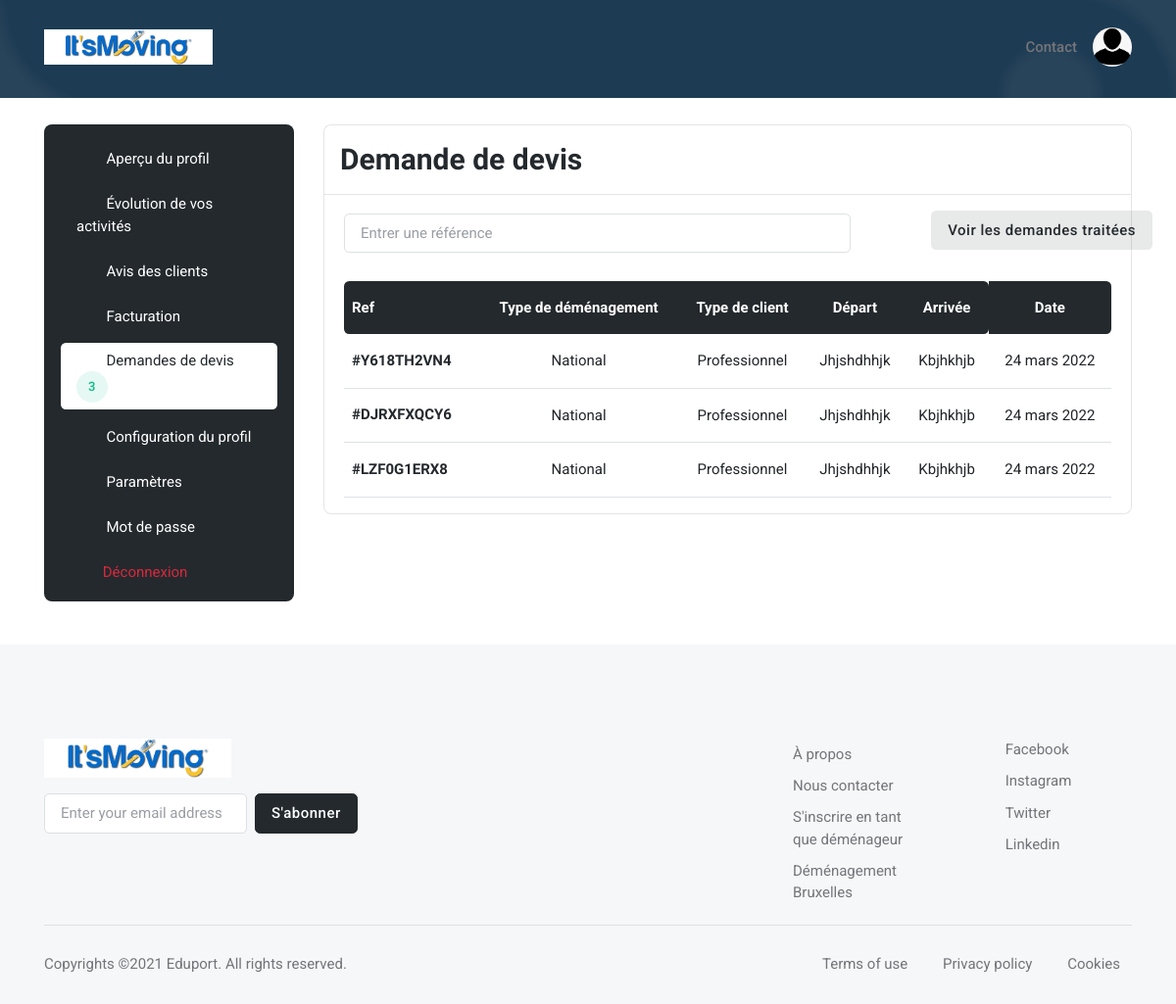
/user/quote_request/ (signed in), run on an earlier commit of the app's database.
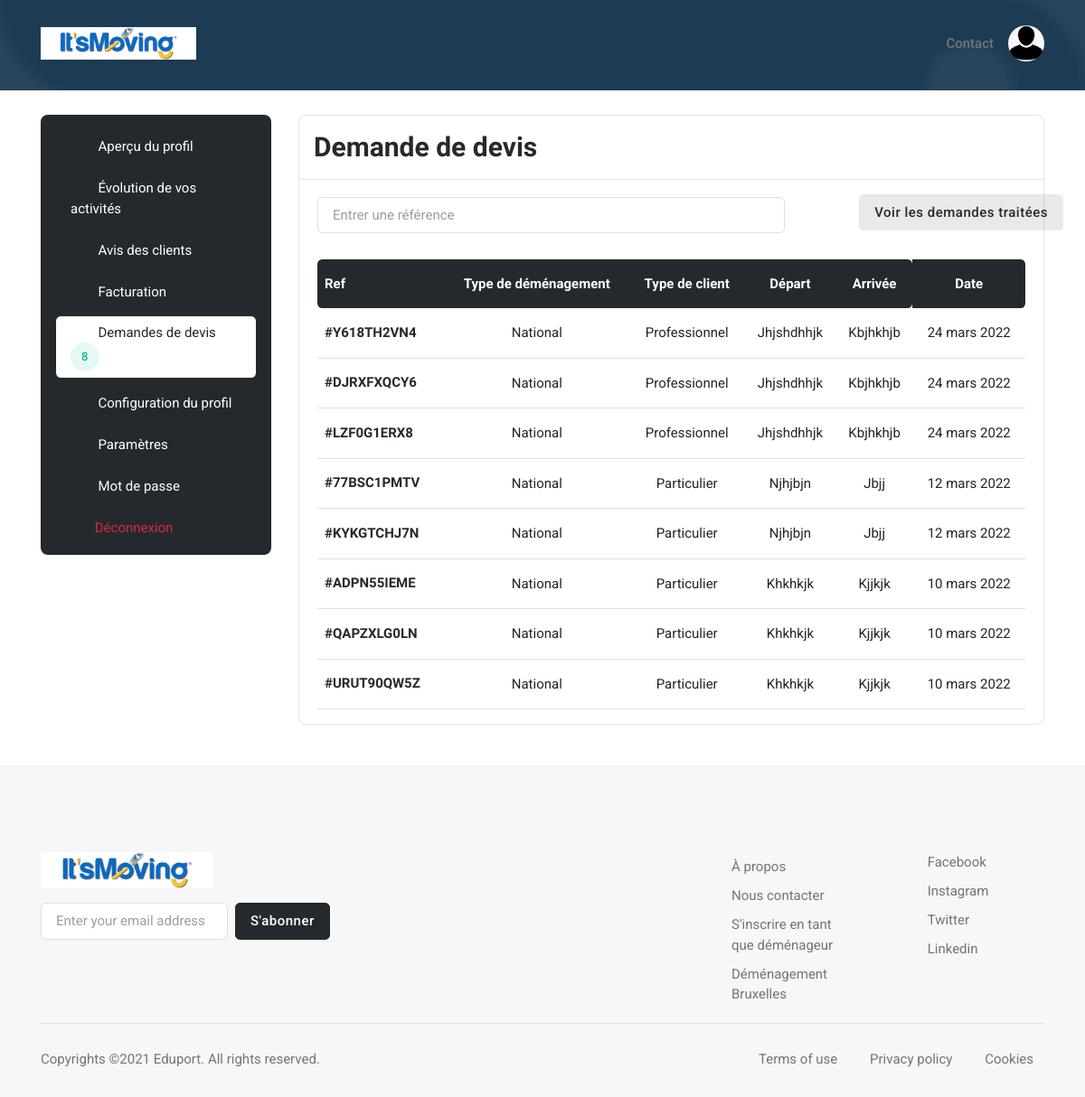
And on a later commit of the database.
### base_app/models.py (models this page shows, shortened)
class Mover_Quote_Request(models.Model):
    created = models.DateTimeField(auto_now_add=True)
    quote_request = models.ForeignKey(Quote_Request, on_delete=models.CASCADE)
    treated = models.BooleanField(default=False)
    rejected = models.BooleanField(default=False)
    mover = models.ForeignKey(Mover, on_delete=models.CASCADE)

class Quote_Request(models.Model):
    ref = models.CharField(max_length=30)
    country = models.ForeignKey(Country, on_delete=models.CASCADE, default="")
    City_Departure = models.CharField(max_length=300)
    Adresse_Departure = models.CharField(max_length=300)
    Postal_Code_Departure = models.IntegerField()
    Residence_Number_or_Name_Departure = models.CharField(max_length=300)
    Residence_Departure = models.CharField(max_length=300)
    Number_Room_Departure = models.IntegerField()
    Country_Arrival = models.CharField(max_length=300, default="")
    City_Arrival = models.CharField(max_length=300)
    Adresse_Arrival = models.CharField(max_length=300)
    Residence_Number_or_Name_Arrival = models.CharField(max_length=300)
    Postal_Code_Arrival = models.IntegerField()
    Residence_Arrival = models.CharField(max_length=300)
    packing_service = models.BooleanField(default=False)
    packaging_materials = models.BooleanField(default=False)
    furniture_assembly_disassembly = models.BooleanField(default=False)
    furniture_storage = models.BooleanField(default=False)
    Additional_informations = models.CharField(max_length=300)
    firstname = models.CharField(max_length=300, default="")
    lastname = models.CharField(max_length=300, default="")
    email = models.EmailField(default="")
    phone_number = models.CharField(max_length=30, default="")
    created = models.DateTimeField(auto_now_add=True)
    distributed = models.BooleanField(default=False)
    moving_date = models.DateTimeField(auto_now_add=False)
    moving_date1 = models.DateTimeField(auto_now_add=False)
    moving_date2 = models.DateTimeField(auto_now_add=False)
    moving_type1 = models.ForeignKey(Moving_Type1, on_delete=models.CASCADE)
    moving_type2 = models.ForeignKey(Moving_Type2, on_delete=models.CASCADE)

class Moving_Type1(models.Model):  # can be national opr international
    name = models.CharField(max_length=300)

class Moving_Type2(models.Model):  # can be 'particulier' or 'professionnel'
    name = models.CharField(max_length=300)

### user/views.py (the view, shortened to what this page needs)
# urls.py: path('quote_request/', views.quote_request, name='quote_request'),
@login_required
def quote_request(request):
    mover = Mover.objects.filter(user_id=request.user.id).last()
    mover_quote_requests = Mover_Quote_Request.objects.filter(mover_id=mover.id, treated=False, rejected=False)
    number_quote_request = Mover_Quote_Request.objects.filter(mover_id=mover.id, treated=False, rejected=False).count()
    return render(request, 'user/profile/quote_request.html', {'mover': mover, 'mover_quote_requests':
        mover_quote_requests, 'number_quote_request': number_quote_request})

### user/templates/user/profile/quote_request.html (shortened to what this page needs)
{% extends 'base_app/base.html' %}
{% load static %}
{% block main %}
    <section class="pt-0">
        <div class="container-fluid px-0">
            <div class="bg-blue h-100px h-md-100px rounded-0" style="background:url({% static 'base_app/assets/images/pattern/04.png' %}) no-repeat center center; background-size:cover;">
            </div>
        </div>
    </section>
	<section class="pt-2">
		<div class="container">
			<div class="row">
				<div class="col-xl-3">
					<nav class="navbar navbar-light navbar-expand-xl mx-0">
						<div class="offcanvas offcanvas-end" tabindex="-1" id="offcanvasNavbar" aria-labelledby="offcanvasNavbarLabel">
							<div class="offcanvas-body p-3 p-xl-0">
								<div class="bg-dark border rounded-3 pb-0 p-3 w-100">
									<div class="list-group list-group-dark list-group-borderless">
										<a class="list-group-item" href="{% url 'preview' %}"><i class="bi bi-person-lines-fill fa-fw me-2"></i>
											Aperçu du profil
										</a>
										<a class="list-group-item" href="{% url 'statistic' %}"><i class="bi bi-graph-up fa-fw me-2"></i>
                                            Évolution de vos activités
                                        </a>
                                        <a class="list-group-item" href="{% url 'reviews' %}"><i class="bi bi-star fa-fw me-2"></i>
                                            Avis des clients
                                        </a>
                                        <a class="list-group-item" href="{% url 'billing' %}"><i class="bi bi-wallet2 fa-fw me-2"></i>
                                            Facturation
                                        </a>
										<a class="list-group-item active" href="{% url 'quote_request' %}"><i class="bi bi-folder-check fa-fw me-2"></i>
											Demandes de devis
											{% if number_quote_request != 0 %}
												<span class="btn btn-sm btn-success-soft btn-round me-1 mb-0">
													{{number_quote_request}}
												</span>
											{% endif %}
										</a>
										<a class="list-group-item" href="{% url 'edit_profile' %}"><i class="bi bi-pencil-square fa-fw me-2"></i>
											Configuration du profil
										</a>
										<a class="list-group-item" href="{% url 'settings' %}"><i class="bi bi-gear fa-fw me-2"></i>
											Paramètres
										</a>
										<a class="list-group-item" href="{% url 'user_password_change' %}"><i class="bi bi-lock fa-fw me-2"></i>
											Mot de passe
										</a>
										<form action="{% url 'logout_user' %}" method="POST">
											<button type="submit" class="list-group-item text-danger bg-danger-soft-hover">
												<i class="fas fa-sign-out-alt fa-fw me-2"></i>Déconnexion
											</button>
                        				</form>
									</div>
								</div>
							</div>
						</div>
					</nav>
				</div>
				<div class="col-xl-9">
					<div class="card border rounded-3">
						<div class="card-header border-bottom">
							<h3 class="mb-0">Demande de devis</h3>
						</div>
						<div class="card-body">
							<div class="row g-3 align-items-center justify-content-between mb-4">
								<div class="col-md-8">
									<form class="rounded position-relative" method="POST">
										<input class="form-control pe-5 bg-transparent" type="search" name="ref" placeholder="Entrer une référence" aria-label="Search">
										<button class="btn bg-transparent px-2 py-0 position-absolute top-50 end-0 translate-middle-y" type="submit" name="search" value="search">
											<i class="fas fa-search fs-6 "></i>
										</button>
									</form>
								</div>
								<div class="col-md-3">
									<a type="button" class="btn btn-dark-soft" href="{% url 'treated_quote_request' %}">Voir les demandes traitées</a>
								</div>
							</div>
							<div class="table-responsive border-0">
								<table class="table table-dark-gray align-middle p-4 mb-0 table-hover">
									<thead>
										<tr>
											<th scope="col" class="border-0 rounded-start">Ref</th>
											<th scope="col" class="border-0 text-center">Type de déménagement</th>
											<th scope="col" class="border-0 text-center">Type de client</th>
											<th scope="col" class="border-0 text-center">Départ</th>
											<th scope="col" class="border-0 rounded-end text-center">Arrivée</th>
											<th scope="col" class="border-0 rounded-end text-center">Date</th>
										</tr>
									</thead>
									<tbody>
										{% if mover_quote_request %}
													{% if quote_request.moving_date|date == 'Oct. 10, 1000' %}
														{% load i18n %}
													{% else %}
														{% load i18n %}
													{% endif %}
										{% else %}
											{% for mover_quote_request in mover_quote_requests %}
												<tr>
													<td>
														<h6 class="mt-2 mt-lg-0 mb-0">
															<a href="{% url 'mover_quote_request_detail' mover_quote_request.id %}">
																#{{mover_quote_request.quote_request.ref}}
															</a>
														</h6>
													</td>
													<td class="text-center">
														{{mover_quote_request.quote_request.moving_type1.name}}
													</td>
													<td class="text-center">
														{{mover_quote_request.quote_request.moving_type2.name}}
													</td>
													<td class="text-center">
														{% if mover_quote_request.quote_request.moving_type1.name == 'National' %}
															{{mover_quote_request.quote_request.City_Departure|capfirst}}
														{% else %}
															{{mover_quote_request.quote_request.country.name|capfirst}}
														{% endif %}
													</td>
													<td class="text-center">
														{% if mover_quote_request.quote_request.moving_type1.name == 'National' %}
															{{mover_quote_request.quote_request.City_Arrival|capfirst}}
														{% else %}
															{{mover_quote_request.quote_request.Country_Arrival|capfirst}}
														{% endif %}
													</td>
													<td class="text-center">
														{% if mover_quote_request.quote_request.moving_date|date == 'Oct. 10, 1000' %}
															{% load i18n %}
														{% else %}
															{% load i18n %}
															{% language 'fr' %}
																{{mover_quote_request.quote_request.moving_date|date:'d F Y'}}
															{% endlanguage %}
														{% endif %}
													</td>
												</tr>
											{% endfor %}
										{% endif %}
									</tbody>
								</table>
							</div>
						</div>
					</div>
				</div>
			</div>
		</div>
	</section>
{% endblock %}

### base_app/templates/base_app/base.html (shortened to what this page needs)
{% load static %}
<!DOCTYPE html>
<html lang="en">
    <head>
        <link rel="stylesheet" type="text/css" href="{% static 'base_app/assets/vendor/font-awesome/css/all.min.css' %}">
        <link rel="stylesheet" type="text/css" href="{% static 'base_app/assets/vendor/bootstrap-icons/bootstrap-icons.css' %}">
        <link rel="stylesheet" type="text/css" href="{% static 'base_app/assets/vendor/tiny-slider/tiny-slider.css' %}">
        <link rel="stylesheet" type="text/css" href="{% static 'base_app/assets/vendor/apexcharts/css/apexcharts.css' %}">
    </head>
    <body>
        <header class="navbar-light navbar-sticky navbar-transparent">
            <nav class="navbar navbar-expand-lg">
                <div class="container">
                    <a class="navbar-brand me-0" href="{% url 'index' %}">
                        <img class="light-mode-item navbar-brand-item" src="{% static 'base_app/assets/images/logo.jpg' %}" alt="logo">
                    </a>
                    <div class="navbar-collapse collapse" id="navbarCollapse">
                        <ul class="navbar-nav navbar-nav-scroll ms-auto">
                            <li class="nav-item dropdown"><a class="nav-link" href="{% url 'contact_page' %}">Contact</a></li>
                        </ul>
                    </div>
                    {% if user.is_authenticated %}
                        <div class="dropdown ms-1 ms-lg-0">
                            <a class="avatar avatar-sm p-0" href="{% url 'preview' %}" role="button">
                                <img class="avatar-img rounded-circle" src="{% static 'base_app/assets/images/avatar/01.png' %}" alt="avatar">
                            </a>
                        </div>
                    {% else %}
                        <div class="navbar-nav ms-2 d-none d-sm-block">
                            <a type="button" class="btn btn-sm btn-dark mb-0" href="{% url 'login_user' %}">
                                Se connecter
                            </a>
                        </div>
                    {% endif %}
                </div>
            </nav>
        </header>
        <main>
            {% block main %}  {% endblock %}
        </main>
        <footer class="pt-5 bg-light">
            <div class="container">
                <div class="row g-4 justify-content-between pt-5">
                    <div class="col-md-5 col-lg-4">
                        <a class="me-0" href="index.html">
                            <img class="light-mode-item h-40px" src="{% static 'base_app/assets/images/logo.jpg' %}" alt="logo">
                        </a>
                        <form class="row row-cols-lg-auto g-2">
                            <div class="col-12">
                                <input type="email" class="form-control" placeholder="Enter your email address">
                            </div>
                            <div class="col-12">
                                <button type="submit" class="btn btn-dark m-0">S'abonner</button>
                            </div>
                        </form>
                    </div>
                    <div class="col-md-7 col-lg-6">
                        <div class="row g-4 g-lg-5">
                            <div class="col-6 col-sm-4">
                                <ul class="nav flex-column">
                                    <li class="nav-item"><a class="nav-link pt-0" href="#"></a></li>
                                    <li class="nav-item"><a class="nav-link" href="#"></a></li>
                                    <li class="nav-item"><a class="nav-link" href="#"></a></li>
                                    <li class="nav-item"><a class="nav-link" href="#"></a></li>
                                </ul>
                            </div>
                            <div class="col-6 col-sm-4">
                                <ul class="nav flex-column">
                                    <li class="nav-item"><a class="nav-link" href="#">À propos</a></li>
                                    <li class="nav-item"><a class="nav-link" href="#">Nous contacter</a></li>
                                    <li class="nav-item"><a class="nav-link" href="#">S'inscrire en tant que déménageur</a></li>
                                    <li class="nav-item"><a class="nav-link" href="#">Déménagement Bruxelles</a></li>
                                </ul>
                            </div>
                            <div class="col-6 col-sm-4">
                                <ul class="nav flex-column">
                                    <li class="nav-item"><a class="nav-link pt-0" href="#"><i class="fab fa-facebook-square text-facebook me-2"></i>Facebook</a></li>
                                    <li class="nav-item"><a class="nav-link" href="#"><i class="fab fa-instagram-square text-instagram-gradient me-2"></i>Instagram</a></li>
                                    <li class="nav-item"><a class="nav-link" href="#"><i class="fab fa-twitter-square text-twitter me-2"></i>Twitter</a></li>
                                    <li class="nav-item"><a class="nav-link" href="#"><i class="fab fa-linkedin text-linkedin me-2"></i>Linkedin</a></li>
                                </ul>
                            </div>
                        </div>
                    </div>
                </div>
                <hr>
                <div class="row">
                    <div class="col-12">
                        <div class="d-md-flex justify-content-between align-items-center pt-2 pb-4 text-center">
                            <div class="text-primary-hover"> Copyrights <a href="#" class="text-reset">©2021 Eduport</a>. All rights reserved. </div>
                            <div class="mt-3 mt-md-0">
                                <ul class="list-inline mb-0">
                                    <li class="list-inline-item"><a class="nav-link" href="#">Terms of use</a></li>
                                    <li class="list-inline-item"><a class="nav-link" href="#">Privacy policy</a></li>
                                    <li class="list-inline-item pe-0"><a class="nav-link" href="#">Cookies</a></li>
                                </ul>
                            </div>
                        </div>
                    </div>
                </div>
            </div>
        </footer>
    </body>
</html>

What changed in the data, as far as the page shows it:
added Mover_Quote_Request: quote_request.ref "77BSC1PMTV", quote_request.moving_type1.name "National", quote_request.moving_type2.name "Particulier", quote_request.City_Departure "Njhjbjn", quote_request.City_Arrival "Jbjj", quote_request.moving_date "12 mars 2022"
added Mover_Quote_Request: quote_request.ref "KYKGTCHJ7N", quote_request.moving_type1.name "National", quote_request.moving_type2.name "Particulier", quote_request.City_Departure "Njhjbjn", quote_request.City_Arrival "Jbjj", quote_request.moving_date "12 mars 2022"
added Mover_Quote_Request: quote_request.ref "ADPN55IEME", quote_request.moving_type1.name "National", quote_request.moving_type2.name "Particulier", quote_request.City_Departure "Khkhkjk", quote_request.City_Arrival "Kjjkjk", quote_request.moving_date "10 mars 2022"
added Mover_Quote_Request: quote_request.ref "QAPZXLG0LN", quote_request.moving_type1.name "National", quote_request.moving_type2.name "Particulier", quote_request.City_Departure "Khkhkjk", quote_request.City_Arrival "Kjjkjk", quote_request.moving_date "10 mars 2022"
added Mover_Quote_Request: quote_request.ref "URUT90QW5Z", quote_request.moving_type1.name "National", quote_request.moving_type2.name "Particulier", quote_request.City_Departure "Khkhkjk", quote_request.City_Arrival "Kjjkjk", quote_request.moving_date "10 mars 2022"
Also different on the page:
{{ number_quote_request }}: "3" → "8"
